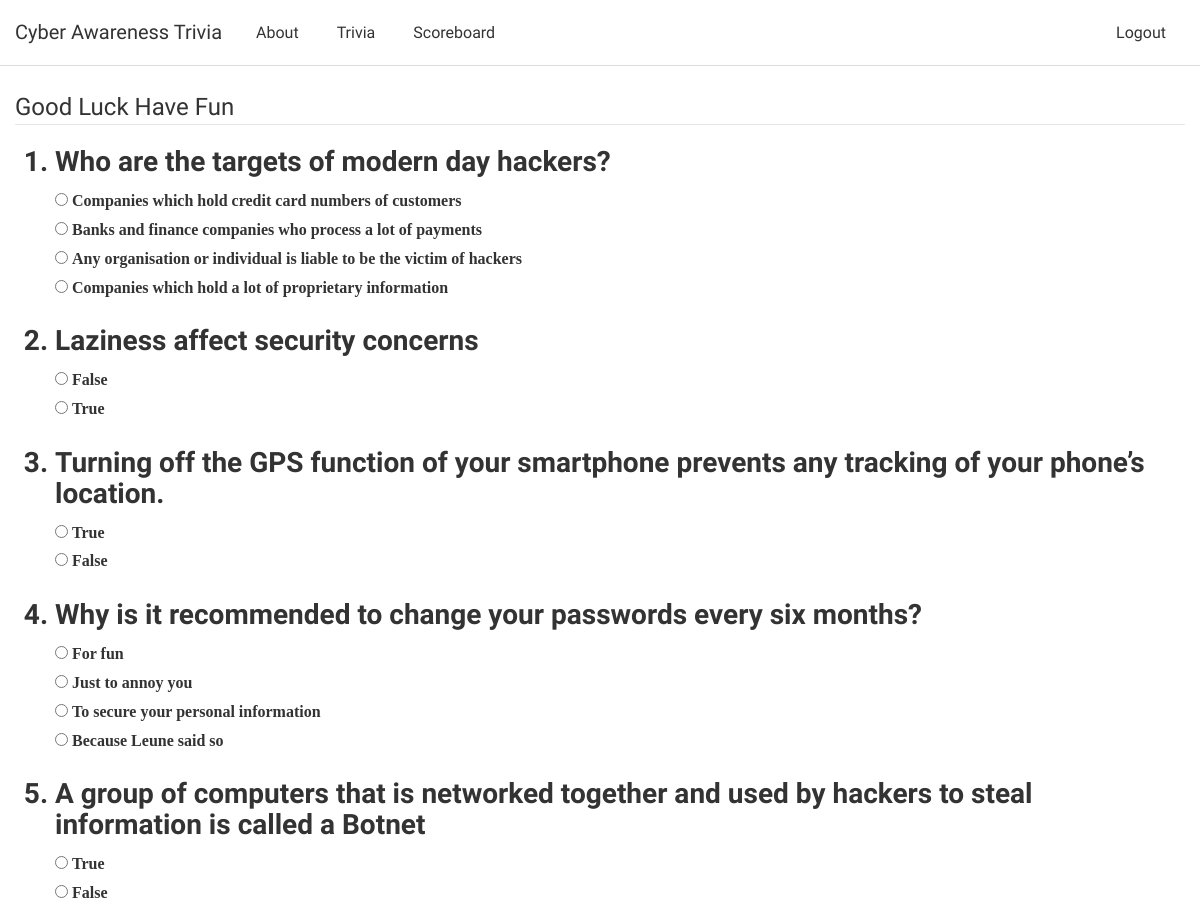
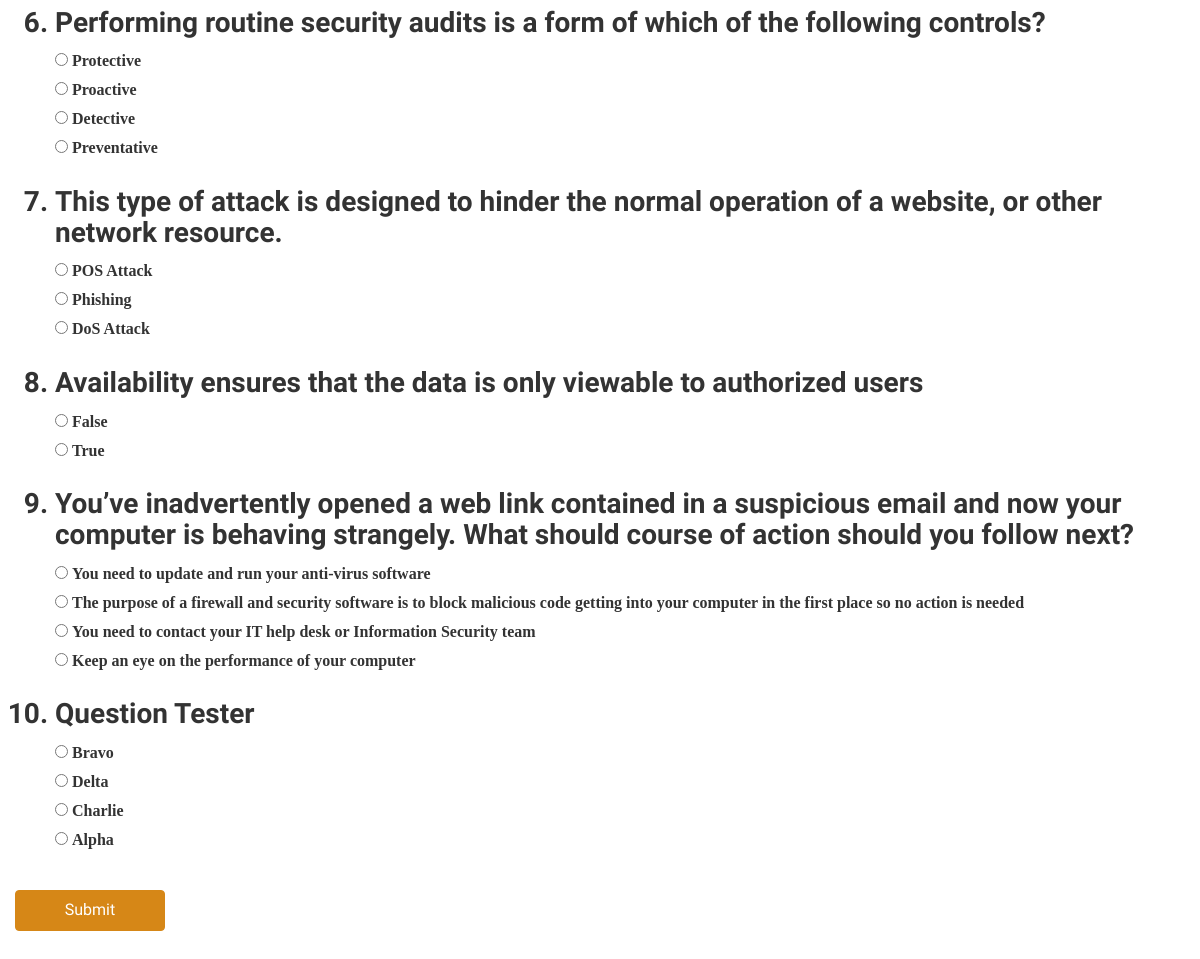
The page /take_trivia (signed in) on the database its author committed (2 pictures, top to bottom).
### cat/models.py (models this page shows, shortened)
class Trivia(db.Model):
	__tablename__ = 'trivia'
	id = db.Column(db.Integer, primary_key=True)
	question = db.Column(db.String, unique=True, nullable=False)
	correct_answer = db.Column(db.String, nullable=False)
	incorrect_answer = db.Column(db.String, nullable=False)
	incorrect_answer2 = db.Column(db.String, nullable=True)
	incorrect_answer3 = db.Column(db.String, nullable=True)

### cat/trivia/routes.py (the view)
@triviaa.route("/take_trivia")
@login_required
def take_trivia():
	trivia_questions = Trivia.query.order_by(func.random()).all() # randomly retrieve trivia questions from db
	global original_questions, copy_questions
	original_questions = to_dict(trivia_questions) # convert the data to dict
	copy_questions = copy.deepcopy(original_questions)
	for i in copy_questions.keys():
		random.shuffle(copy_questions[i]) # shuffle the choices
	return render_template('take_trivia.html', title='Play', trivia_questions=copy_questions)

### cat/models.py (called while the page is built)
@login_manager.user_loader
def load_user(user_id):
	return User.query.get(int(user_id))

### cat/trivia/utils.py (called while the page is built)
def to_dict(trivia_questions):
	dicts = {}
	for trivia_question in trivia_questions:
		answers=[]
		answers.append(trivia_question.correct_answer)
		answers.append(trivia_question.incorrect_answer)
		answers.append(trivia_question.incorrect_answer2)
		answers.append(trivia_question.incorrect_answer3)
		dicts[trivia_question.question] = answers
	return dicts

### cat/templates/take_trivia.html
{% extends "layout.html" %}
{% block content %}
<legend>Good Luck Have Fun</legend>
<form action="{{ url_for('triviaa.trivia_answers') }}" method='POST'>
  <ol>
    {% for trivia in trivia_questions %}
      <h3><li> {{ trivia }} </li></h3>
      {% for answers in trivia_questions[trivia] %}
        {% if answers == None %}
        {% else %}
          <div>
            <input type='radio' value='{{answers}}' name='{{trivia}}'/>
            <label> {{answers}} </label>
          </div>
        {% endif %}
      {% endfor %}
    {% endfor %}
  </ol><br>
  <input type="submit" class="btn btn-primary btn-block" style="width: 150px;" value="Submit" />
</form>
{% endblock content %}

### cat/templates/layout.html (shortened to what this page needs)
<!DOCTYPE html>
<html>
<head>
    <link rel="stylesheet" href="https://maxcdn.bootstrapcdn.com/bootstrap/3.4.1/css/bootstrap.min.css">
    <link rel="stylesheet" type="text/css" href="{{ url_for('static', filename='main.css') }}">
</head>
<body>
    <header class="site-header">
      <nav class="navbar navbar-inverse navbar-fixed-top">
        <div class="container-fluid">
          <div class="navbar-header">
            <a class="navbar-brand" href="about">Cyber Awareness Trivia</a>
          </div>
          <div class="collapse navbar-collapse" id="bs-example-navbar-collapse-2">
            <ul class="nav navbar-nav">
              <li><a href="{{ url_for('main.about') }}">About</a></li>
              <li><a href="{{ url_for('triviaa.take_trivia') }}">Trivia</a></li>
              <li><a href="{{ url_for('main.index') }}">Scoreboard</a></li>
            </ul>
            <ul class="nav navbar-nav navbar-right">
              {% if current_user.is_authenticated %}
              <li><a href="{{ url_for('users.logout') }}">Logout</a></li>
              {% else %}
              <li><a href="{{ url_for('users.login') }}">Login</a></li>
              <li><a href="{{ url_for('users.register') }}">Register</a></li>
              {% endif %}
            </ul>
          </div>
        </div>
      </nav>
    </header>
    <main role="main" class="container">
      <div class="row">
        <div class="col-md">
          {% block content %}{% endblock %}
        </div>
      </div>
    </main>
</body>
</html>

### rows shown on the page
Trivia: question "Who are the targets of modern day hackers?", incorrect_answer3 "Companies which hold credit card numbers of customers", incorrect_answer "Banks and finance companies who process a lot of payments", correct_answer "Any organisation or individual is liable to be the victim of hackers", incorrect_answer2 "Companies which hold a lot of proprietary information"
Trivia: question "Laziness affect security concerns", incorrect_answer "False", correct_answer "True"
Trivia: question "Turning off the GPS function of your smartphone prevents any tracking of your phone’s location.", incorrect_answer "True", correct_answer "False"
Trivia: question "Why is it recommended to change your passwords every six months?", incorrect_answer3 "For fun", incorrect_answer2 "Just to annoy you", correct_answer "To secure your personal information", incorrect_answer "Because Leune said so"
Trivia: question "A group of computers that is networked together and used by hackers to steal information is called a Botnet", correct_answer "True", incorrect_answer "False"
Trivia: question "Performing routine security audits is a form of which of the following controls?", incorrect_answer2 "Protective", incorrect_answer3 "Proactive", correct_answer "Detective", incorrect_answer "Preventative"
Trivia: question "This type of attack is designed to hinder the normal operation of a website, or other network resource.", incorrect_answer "POS Attack", incorrect_answer2 "Phishing", correct_answer "DoS Attack"
Trivia: question "Availability ensures that the data is only viewable to authorized users", correct_answer "False", incorrect_answer "True"
Trivia: question "You’ve inadvertently opened a web link contained in a suspicious email and now your computer is behaving strangely. What should course of action should you follow next?", incorrect_answer "You need to update and run your anti-virus software", incorrect_answer2 "The purpose of a firewall and security software is to block malicious code getting into your computer in the first place so no action is needed", correct_answer "You need to contact your IT help desk or Information Security team", incorrect_answer3 "Keep an eye on the performance of your computer"
Trivia: question "Question Tester", incorrect_answer "Bravo", incorrect_answer3 "Delta", incorrect_answer2 "Charlie", correct_answer "Alpha"
